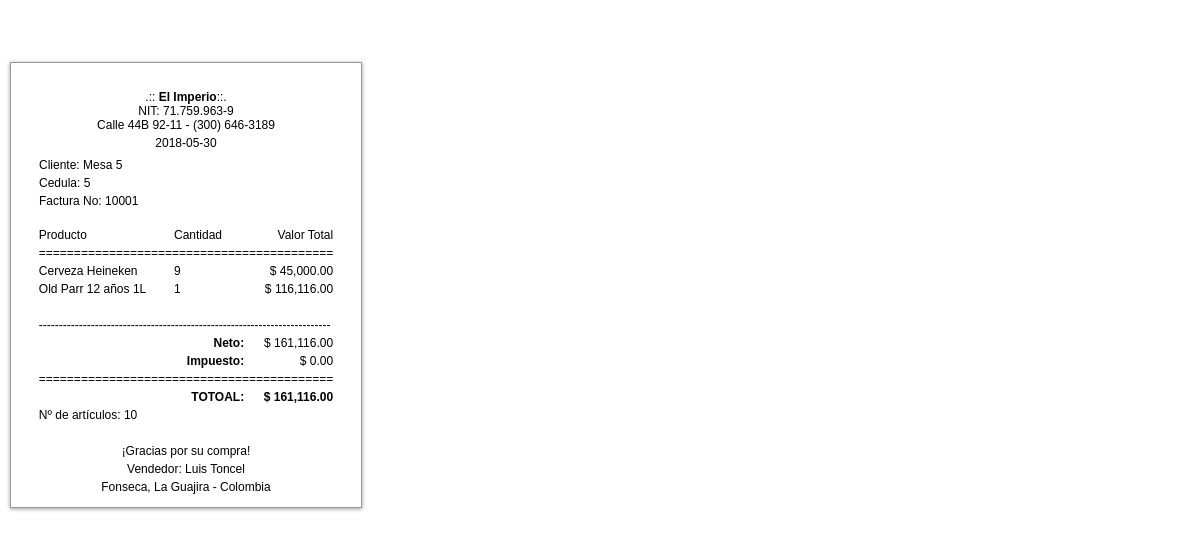
/extensiones/ticket/exTicket.php?codigo=10001, run on the app's committed database.
### tables this page shows
CREATE TABLE `ventas` (
  `id` int(11) NOT NULL,
  `codigo` int(11) NOT NULL,
  `id_cliente` int(11) NOT NULL,
  `id_vendedor` int(11) NOT NULL,
  `productos` text NOT NULL,
  `barcode` int(11) NOT NULL,
  `impuesto` float NOT NULL,
  `neto` float NOT NULL,
  `total` float NOT NULL,
  `metodo_pago` text NOT NULL,
  `fecha` timestamp NOT NULL DEFAULT CURRENT_TIMESTAMP ON UPDATE CURRENT_TIMESTAMP
);

CREATE TABLE `clientes` (
  `id` int(11) NOT NULL,
  `nombre` text NOT NULL,
  `documento` int(11) NOT NULL,
  `email` text NOT NULL,
  `telefono` text NOT NULL,
  `direccion` text NOT NULL,
  `fecha_nacimiento` date NOT NULL,
  `compras` int(11) NOT NULL,
  `ultima_compra` datetime NOT NULL,
  `fecha` timestamp NOT NULL DEFAULT CURRENT_TIMESTAMP ON UPDATE CURRENT_TIMESTAMP
);

CREATE TABLE `productos` (
  `id` int(11) NOT NULL,
  `id_categoria` int(11) NOT NULL,
  `codigo` text NOT NULL,
  `descripcion` text NOT NULL,
  `imagen` text NOT NULL,
  `stock` int(11) NOT NULL,
  `barcode` text NOT NULL,
  `precio_compra` float NOT NULL,
  `precio_venta` float NOT NULL,
  `ventas` int(11) NOT NULL,
  `fecha` timestamp NOT NULL DEFAULT CURRENT_TIMESTAMP ON UPDATE CURRENT_TIMESTAMP
);

CREATE TABLE `usuarios` (
  `id` int(11) NOT NULL,
  `nombre` text NOT NULL,
  `usuario` text NOT NULL,
  `password` text NOT NULL,
  `perfil` text NOT NULL,
  `foto` text NOT NULL,
  `estado` int(11) NOT NULL,
  `ultimo_login` datetime NOT NULL,
  `fecha` timestamp NOT NULL DEFAULT CURRENT_TIMESTAMP ON UPDATE CURRENT_TIMESTAMP
);

### controladores/ventas.controlador.php (called while the page is built, shortened)
<?php
class ControladorVentas
{
    public static function ctrMostrarVentas($item, $valor)
    {
        $tabla = "ventas";
        $respuesta = ModeloVentas::mdlMostrarVentas($tabla, $item, $valor);
        return $respuesta;
    }
}

### modelos/conexion.php (called while the page is built)
<?php
class Conexion {
	static public function conectar() {
		$link = new PDO("mysql:host=localhost;dbname=pos_elimperio",
						"root",
						"");
		$link -> exec("set names utf8");
		return $link;
	}
}
?>

### modelos/ventas.modelo.php (called while the page is built, shortened)
<?php
require_once "conexion.php";
class ModeloVentas
{
    public static function mdlMostrarVentas($tabla, $item, $valor)
    {
        if ($item != null) {
            $stmt = Conexion::conectar()->prepare("SELECT * FROM $tabla WHERE $item = :$item ORDER BY id ASC");
            $stmt->bindParam(":" . $item, $valor, PDO::PARAM_STR);
            $stmt->execute();
            return $stmt->fetch();
        } else {
            $stmt = Conexion::conectar()->prepare("SELECT * FROM $tabla ORDER BY codigo DESC");
            $stmt->execute();
            return $stmt->fetchAll();
        }
    }
}

### controladores/clientes.controlador.php (called while the page is built, shortened)
<?php
class ControladorClientes
{
    public static function ctrMostrarClientes($item, $valor)
    {
        $tabla = "clientes";
        $respuesta = ModeloClientes::mdlMostrarClientes($tabla, $item, $valor);
        return $respuesta;
    }
}

### modelos/clientes.modelo.php (called while the page is built, shortened)
<?php
require_once "conexion.php";
class ModeloClientes
{
    public static function mdlMostrarClientes($tabla, $item, $valor)
    {
        if ($item != null) {
            $stmt = Conexion::conectar()->prepare("SELECT * FROM $tabla WHERE $item = :$item");
            $stmt->bindParam(":" . $item, $valor, PDO::PARAM_STR);
            $stmt->execute();
            return $stmt->fetch();
        } else {
            $stmt = Conexion::conectar()->prepare("SELECT * FROM $tabla");
            $stmt->execute();
            return $stmt->fetchAll();
        }
    }
}

### modelos/productos.modelo.php (called while the page is built, shortened)
<?php
require_once "conexion.php";
class ModeloProductos
{
    public static function mdlMostrarProductos($tabla, $item, $valor, $orden)
    {
        if ($item != null) {
            $stmt = Conexion::conectar()->prepare("SELECT * FROM $tabla WHERE $item = :$item ORDER BY id DESC");
            $stmt->bindParam(":" . $item, $valor, PDO::PARAM_STR);
            $stmt->execute();
            return $stmt->fetch();
        } else {
            $stmt = Conexion::conectar()->prepare("SELECT * FROM $tabla ORDER BY $orden DESC");
            $stmt->execute();
            return $stmt->fetchAll();
        }
    }
}

### controladores/productos.controlador.php (called while the page is built, shortened)
<?php
class ControladorProductos
{
    public static function ctrMostrarProductos($item, $valor, $orden)
    {
        $tabla = "productos";
        $respuesta = ModeloProductos::mdlMostrarProductos($tabla, $item, $valor, $orden);
        return $respuesta;
    }
}

### controladores/usuarios.controlador.php (called while the page is built, shortened)
<?php
class ControladorUsuarios
{
    public static function ctrMostrarUsuarios($item, $valor)
    {
        $tabla = "usuarios";
        $respuesta = ModeloUsuarios::MdlMostrarUsuarios($tabla, $item, $valor);
        return $respuesta;
    }
}

### modelos/usuarios.modelo.php (called while the page is built, shortened)
<?php
require_once "conexion.php";
class ModeloUsuarios
{
    public static function mdlMostrarUsuarios($tabla, $item, $valor)
    {
        if ($item != null) {
            $stmt = Conexion::conectar()->prepare("SELECT * FROM $tabla WHERE $item = :$item");
            $stmt->bindParam(":" . $item, $valor, PDO::PARAM_STR);
            $stmt->execute();
            return $stmt->fetch();
        } else {
            $stmt = Conexion::conectar()->prepare("SELECT * FROM $tabla");
            $stmt->execute();
            return $stmt->fetchAll();
        }
    }
}

### extensiones/ticket/exTicket.php (the view, shortened to what this page needs)
<?php
require_once "../../controladores/ventas.controlador.php";
require_once "../../modelos/ventas.modelo.php";
require_once "../../controladores/clientes.controlador.php";
require_once "../../modelos/clientes.modelo.php";
require_once "../../controladores/usuarios.controlador.php";
require_once "../../modelos/usuarios.modelo.php";
require_once "../../controladores/productos.controlador.php";
require_once "../../modelos/productos.modelo.php";
?>
<html>
<head>
<link href="css/ticket.css" rel="stylesheet" type="text/css">
<link href="css/font-awesome.css" rel="stylesheet" type="text/css">
</head>
<body onload="window.print();">
<?php
class imprimirTicket{
public $codigo;
public function traerImpresionTicket(){
$itemVenta = "codigo";
$valorVenta = $this->codigo;
$respuestaVenta = ControladorVentas::ctrMostrarVentas($itemVenta, $valorVenta);
$fecha = substr($respuestaVenta["fecha"],0,-8);
$productos = json_decode($respuestaVenta["productos"], true);
$neto = number_format($respuestaVenta["neto"],2);
$impuesto = number_format($respuestaVenta["impuesto"],2);
$total = number_format($respuestaVenta["total"],2);
$itemCliente = "id";
$valorCliente = $respuestaVenta["id_cliente"];
$respuestaCliente = ControladorClientes::ctrMostrarClientes($itemCliente, $valorCliente);
$nombreCliente = $respuestaCliente["nombre"];
$cedulaCliente = $respuestaCliente["documento"];
$itemVendedor = "id";
$valorVendedor = $respuestaVenta["id_vendedor"];
$respuestaVendedor = ControladorUsuarios::ctrMostrarUsuarios($itemVendedor, $valorVendedor);
$nombreVendedor = $respuestaVendedor["nombre"];
$empresa = "El Imperio";
$documento = "71.759.963-9";
$direccion = "Calle 44B 92-11";
$telefono = "(300) 646-3189";
?>
<div class="zona_impresion">
<br>
<table border="0" align="center" width="300px">
    <tr>
        <td align="center">
        .::<strong> <?php echo $empresa; ?></strong>::.<br>
        <?php echo "NIT: ".$documento; ?><br>
        <?php echo $direccion .' - '.$telefono; ?><br>
        </td>
    </tr>
    <tr>
        <td align="center"><?php echo $fecha; ?></td>
    </tr>
    <tr>
      <td align="center"></td>
    </tr>
    <tr>
        <td>Cliente: <?php echo $nombreCliente; ?></td>
    </tr>
    <tr>
        <td><?php echo "Cedula: ".$cedulaCliente; ?></td>
    </tr>
    <tr>
        <td>Factura No: <?php echo $valorVenta; ?></td>
    </tr>
</table>
<br>
<table border="0" align="center" width="300px">
    <tr>
        <td>Producto</td>
        <td>Cantidad</td>
        <td align="right">Valor Total</td>
    </tr>
    <tr>
      <td colspan="3">==========================================</td>
    </tr>
    <?php
    $cantidad=0;
    foreach ($productos as $key => $item) {
      $itemProducto = "descripcion";
      $valorProducto = $item["descripcion"];
      $orden = null;
      $respuestaProducto = ControladorProductos::ctrMostrarProductos($itemProducto, $valorProducto, $orden);
      $precioTotal = number_format($item["total"], 2);
      echo "<tr>";
      echo "<td>".$item["descripcion"]."</td>";
      echo "<td>".$item["cantidad"]."</td>";
      echo "<td align='right'>$ ".$precioTotal."</td>";
      echo "</tr>";
      $cantidad+=$item["cantidad"];
    }
    echo '
    <tr>
    <td>&nbsp;</td>
    <td>&nbsp;</td>
    <td>&nbsp;</td>
    </tr>
    <td colspan="3">-------------------------------------------------------------------------</td>';
    echo '<tr>
    <td>&nbsp;</td>
    <td align="right"><b>Neto:</b></td>
    <td align="right">$ '.$neto.'</td>
    </tr>
    <tr>
    <td>&nbsp;</td>
    <td align="right"><b>Impuesto:</b></td>
    <td align="right">$ '.$impuesto.'</td>
    </tr>
    <td colspan="3">==========================================</td>
    </tr>
    <tr>
    <td>&nbsp;</td>
    <td align="right"><b>TOTOAL:</b></td>
    <td align="right"><b>$ '.$total.'</b></td>
    </tr>
    <tr>
      <td colspan="3">Nº de artículos: '.$cantidad.'</td>
    </tr>
    <tr>
      <td colspan="3">&nbsp;</td>
    </tr>
    <tr>
      <td colspan="3" align="center">¡Gracias por su compra!</td>
    </tr>
    <tr>
      <td colspan="3" align="center">Vendedor: '.$nombreVendedor.'</td>
    </tr>
    <tr>
      <td colspan="3" align="center">Fonseca, La Guajira - Colombia</td>
    </tr>
</table>';
}
}
?>
<br>
<p>&nbsp;</p>
</body>
<?php
$ticket = new imprimirTicket();
$ticket -> codigo = $_GET["codigo"];
$ticket -> traerImpresionTicket();
?>
</html>

### extensiones/ticket/css/ticket.css (style rules this page uses)
body { margin: 10px; padding: 0; background-image: url(../img/fondo.png); background-repeat: repeat; padding-bottom: 1px; font-size: 11px; }
body, td, th { font-family: Arial, Helvetica, sans-serif; font-size:12px; }
.zona_impresion { width: 340px; padding:10px 5px 10px 5px; float:left; margin-left:00px; border-style: solid; border:1px solid #999; box-shadow: 0 1px 4px rgba(0, 0, 0, 0.4); }

### data on the page
ventas: fecha "2018-05-30", neto "161,116.00", impuesto "0.00", total "161,116.00"
clientes: nombre "Mesa 5", documento "5"
productos: descripcion "Cerveza Heineken", ventas "9", precioTotal "45,000.00"
productos: descripcion "Old Parr 12 años 1L", cantidad "1", precio_venta "116,116.00"
usuarios: nombre "Luis Toncel"

### other printed values
$empresa "El Imperio"
$documento "71.759.963-9"
$direccion "Calle 44B 92-11"
$telefono "(300) 646-3189"
$valorVenta "10001"
$cantidad "10"
